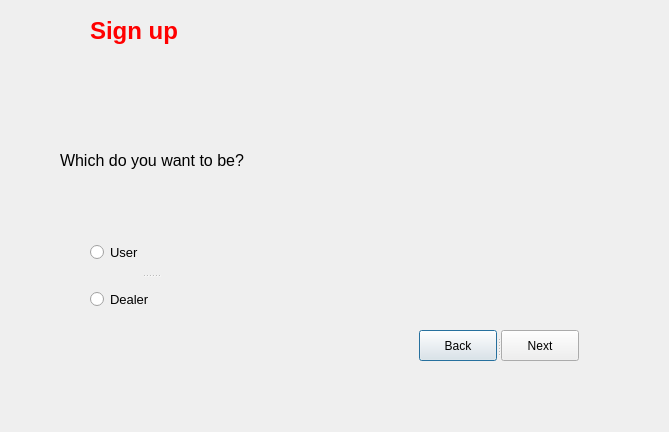
<?xml version="1.0" encoding="UTF-8"?>
<ui version="4.0">
 <class>signup</class>
 <widget class="QDialog" name="signup">
  <property name="geometry">
   <rect>
    <x>0</x>
    <y>0</y>
    <width>669</width>
    <height>432</height>
   </rect>
  </property>
  <property name="sizePolicy">
   <sizepolicy hsizetype="Fixed" vsizetype="Fixed">
    <horstretch>0</horstretch>
    <verstretch>0</verstretch>
   </sizepolicy>
  </property>
  <property name="windowTitle">
   <string>User or Dealer</string>
  </property>
  <property name="modal">
   <bool>true</bool>
  </property>
  <widget class="QLabel" name="label">
   <property name="geometry">
    <rect>
     <x>90</x>
     <y>0</y>
     <width>141</width>
     <height>61</height>
    </rect>
   </property>
   <property name="font">
    <font>
     <pointsize>18</pointsize>
     <weight>75</weight>
     <bold>true</bold>
    </font>
   </property>
   <property name="styleSheet">
    <string notr="true">color: rgb(255, 0, 0);</string>
   </property>
   <property name="text">
    <string>Sign up</string>
   </property>
  </widget>
  <widget class="QLabel" name="label_2">
   <property name="geometry">
    <rect>
     <x>60</x>
     <y>150</y>
     <width>251</width>
     <height>21</height>
    </rect>
   </property>
   <property name="font">
    <font>
     <pointsize>12</pointsize>
    </font>
   </property>
   <property name="text">
    <string>Which do you want to be?</string>
   </property>
  </widget>
  <widget class="QSplitter" name="splitter">
   <property name="geometry">
    <rect>
     <x>90</x>
     <y>230</y>
     <width>121</width>
     <height>91</height>
    </rect>
   </property>
   <property name="orientation">
    <enum>Qt::Vertical</enum>
   </property>
   <widget class="QRadioButton" name="qrb_username">
    <property name="font">
     <font>
      <pointsize>10</pointsize>
     </font>
    </property>
    <property name="text">
     <string>User</string>
    </property>
   </widget>
   <widget class="QRadioButton" name="qrb_dealer">
    <property name="font">
     <font>
      <pointsize>10</pointsize>
     </font>
    </property>
    <property name="text">
     <string>Dealer</string>
    </property>
   </widget>
  </widget>
  <widget class="QSplitter" name="splitter_2">
   <property name="geometry">
    <rect>
     <x>419</x>
     <y>330</y>
     <width>161</width>
     <height>31</height>
    </rect>
   </property>
   <property name="orientation">
    <enum>Qt::Horizontal</enum>
   </property>
   <widget class="QPushButton" name="qpb_back">
    <property name="cursor">
     <cursorShape>PointingHandCursor</cursorShape>
    </property>
    <property name="text">
     <string>Back</string>
    </property>
   </widget>
   <widget class="QPushButton" name="qpb_next">
    <property name="cursor">
     <cursorShape>PointingHandCursor</cursorShape>
    </property>
    <property name="text">
     <string>Next</string>
    </property>
   </widget>
  </widget>
 </widget>
 <resources/>
 <connections/>
</ui>
